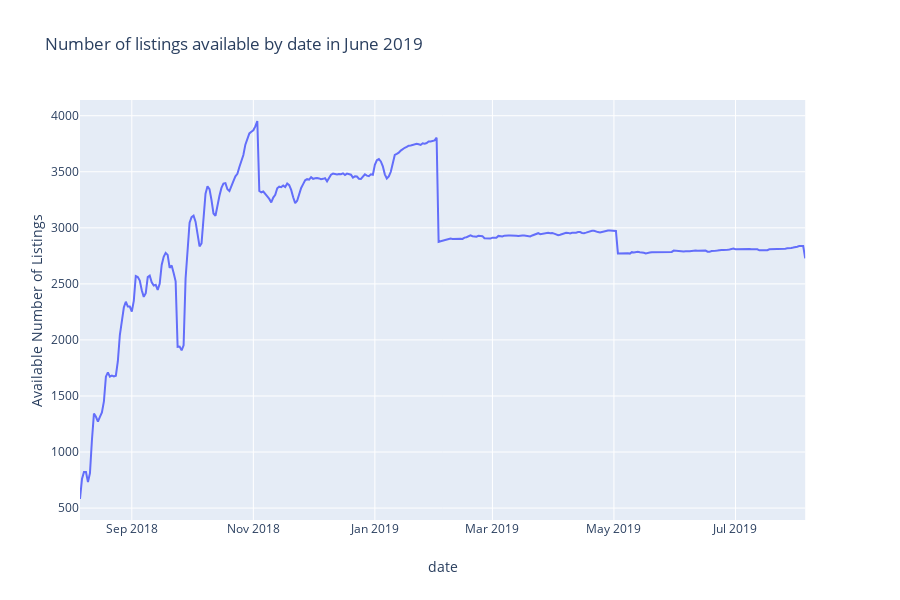

Source (notebook cell):
### Code cell
# sum_available.iplot(y='available', mode = 'lines', xTitle = 'Date', yTitle = 'number of listings available',\
#                    text='weekday', title = 'Number of listings available by date')

fig = px.line(sum_available, x="date", y="Available Number of Listings", title='Number of listings available by date in June 2019')

fig.show()

### Figure 1 — Plotly figure (JSON) as saved in the notebook; plotly's stock layout.template omitted (floating-point values rounded to 4 significant figures; data arrays with more than 128 entries replaced by an {"elided": "..."} marker saying what was removed)
{"data": [{"hoverlabel": {"namelength": 0}, "hovertemplate": "date=%{x}<br>Available Number of Listings=%{y}", "legendgroup": "", "line": {"color": "#636efa", "dash": "solid"}, "mode": "lines", "name": "", "showlegend": false, "type": "scatter", "x": {"elided": "365 str values"}, "xaxis": "x", "y": {"elided": "365 int values"}, "yaxis": "y"}], "layout": {"height": 600, "legend": {"tracegroupgap": 0}, "title": {"text": "Number of listings available by date in June 2019"}, "xaxis": {"anchor": "y", "domain": [0, 0.98], "title": {"text": "date"}}, "yaxis": {"anchor": "x", "domain": [0, 1], "title": {"text": "Available Number of Listings"}}}}
